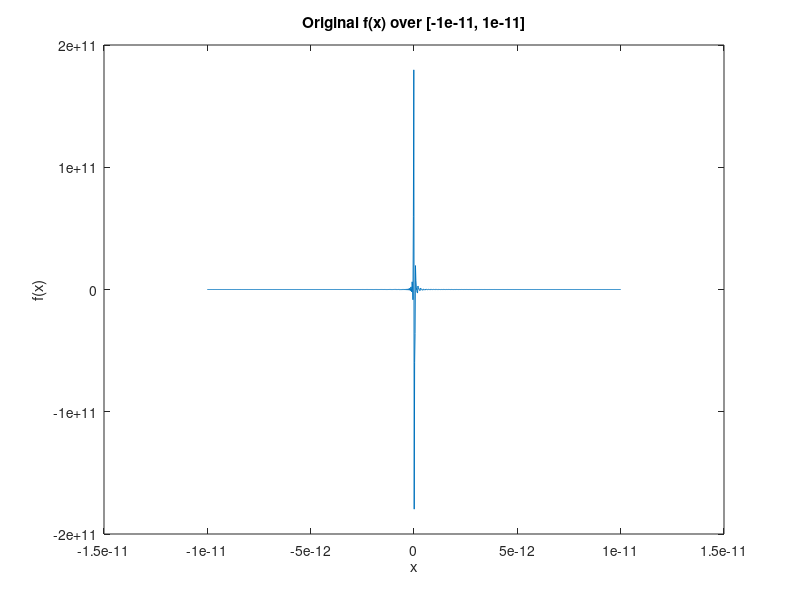

This chart was generated by the following MATLAB code: (Note: this script raises an error after producing the figure.)
% Script for Problem 1 and Problem 2 solutions

% Problem 2 Part a) Plot the function over the interval [-1e-11, 1e-11]
x = linspace(-1e-11, 1e-11, 1000);
f_original = (exp(x) - 1 - x) ./ x.^2;
figure;
plot(x, f_original);
title('Original f(x) over [-1e-11, 1e-11]');
xlabel('x');
ylabel('f(x)');

% Problem 2 Part d) Plot the improved function for |x| < 1
x_improved = linspace(-0.1, 0.1, 1000);
f_improved = arrayfun(@(x) improvedComputeF(x), x_improved);
figure;
plot(x_improved, f_improved);
title('Improved f(x) for |x| < 1');
xlabel('x');
ylabel('f(x)');

% Function Definitions
% Define the function 'evaluateSeries' for Problem 1
function result = evaluateSeries(x)
    if x <= 0 || x >= 25
        error('x must be in the range (0, 25)');
    end
    
    term = x^2; % Initialize the first term of the series for n=1
    sum = term; % The sum starts with the first term
    n = 1; % Counter for n starts at 1
    while true
        n = n + 1; % Increment n
        term = term * x^2 / ((2*n^2 - 1) * n); % Calculate the next term in the series
        if abs(term) < eps * abs(sum) % Check for convergence
            break; % Break if the next term does not significantly change the sum
        end
        sum = sum + term; % Add the current term to the sum
    end
    result = sum; % Return the sum as the result
end

% Define the function 'improvedComputeF' for Problem 2 Part c)
function result = improvedComputeF(x)
    if abs(x) < eps % Use Taylor expansion for very small x to avoid numerical issues
        result = 1/2 + x/6; % Use the first terms of the Taylor expansion of (e^x - 1 - x) / x^2
    else
        result = (exp(x) - 1 - x) / x^2;
    end
end
